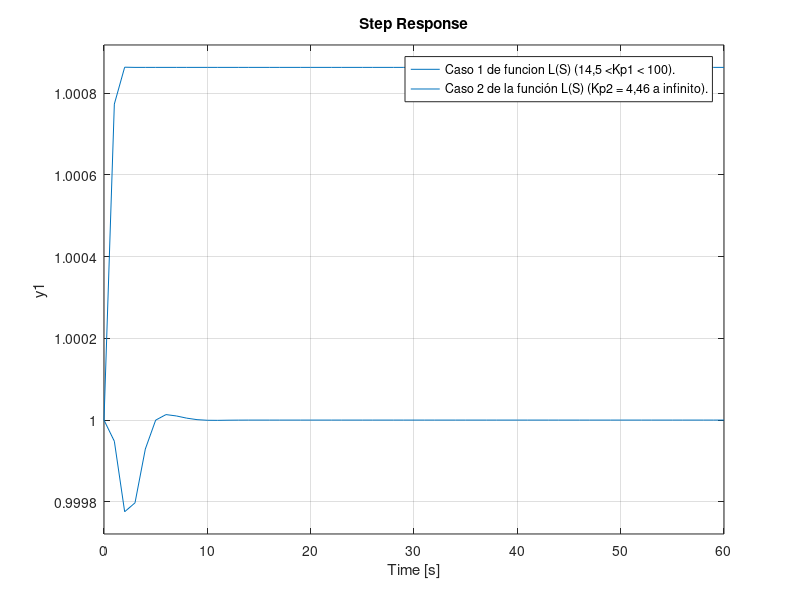
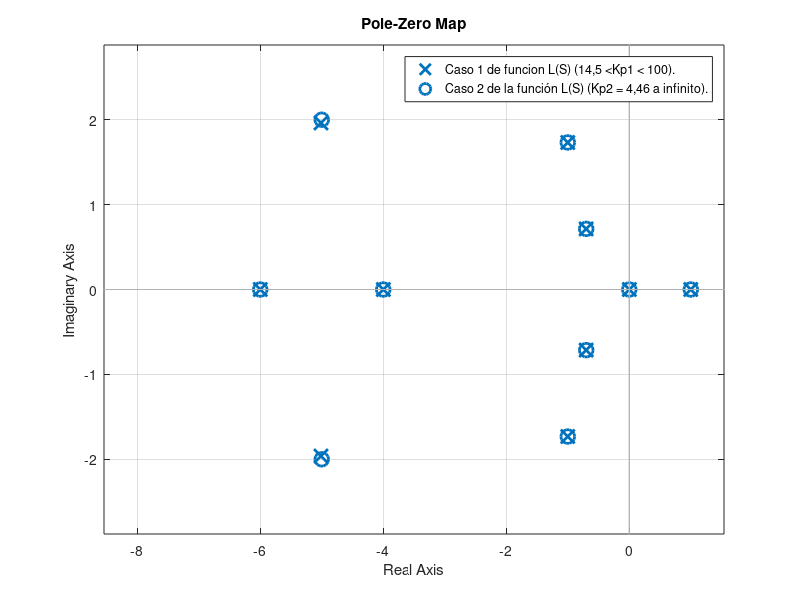

The MATLAB source for these figures, in order:
%% Comprobación de todos los polos del sistema de control realimentado
%% utilizando el polinomio característico
s = tf('s'); % Definición de variable compleja.
t = (0:1:60); % Definición de intervalo de tiempo.
%% Caso 1 de funcion L(S) (14,5 <Kp1 < 100)
kp1 = 20;
Ls1 = kp1*(s^2 +2*s+4)/s*(s^2 +1.4*s+1)*(s+4)*(s+6);
Myr1 =Ls1/(1+Ls1);
step(Myr1,t);
hold on;
%% Caso 2 de la función L(S) (Kp2 = 4,46 a infinito).
kp2 = 20;
Ls2 = 2*kp2/(s-1)*(s^2 +10*s+29);
Myr2 = Ls2/(1+Ls2);
step(Myr2,t);
hold on;


legend('Caso 1 de funcion L(S) (14,5 <Kp1 < 100).','Caso 2 de la función L(S) (Kp2 = 4,46 a infinito).')

figure;

%% Diagrama de polo y ceros para los 3 casos
pzmap(Myr1);
hold on;
pzmap(Myr2);

legend('Caso 1 de funcion L(S) (14,5 <Kp1 < 100).','Caso 2 de la función L(S) (Kp2 = 4,46 a infinito).')
